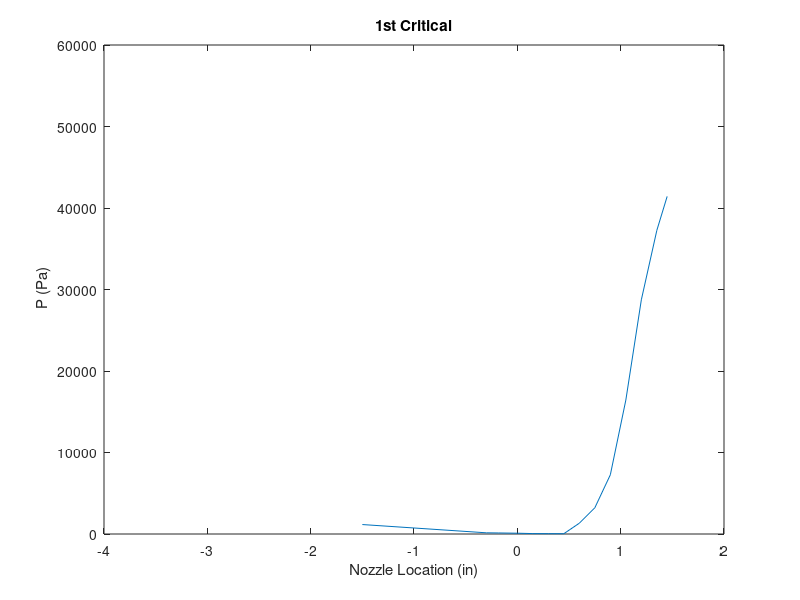
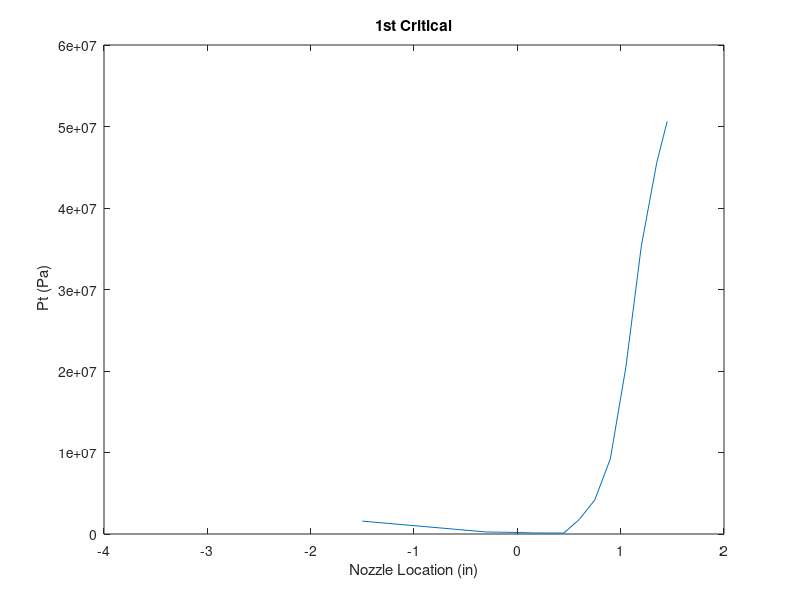

The MATLAB script that drew these images, in order:
clear all
clc
x = [-1.50,-.30,-.18,0.00,.15,.30,.45,.60,.75,.90,1.05,1.20,1.35,1.45];
Me = [0.6779 0.9025 0.9304 1.000 1.243 1.348 1.431 0.6699 0.6254 0.5936 0.5675 0.5521 0.5455 0.5429];

Pe = 97924.4; %atmosphere pressure = exit pressure
y = 1.4; %gamma 

M2 =( 1 + (((y-1)/2).*Me.^2))./((y.*Me.^2)-((y-1)/2));


Pt = ((1 + ((y-1)/2).*(M2.^2)).^(y/(y-1))).*Pe; %total pressure behind shock
P = Pt.*((1 + (((y-1)/2).*(Me.^2))).^(-y/(y-1))); %Pressure behind shock

P = P./1000;

figure(1)
plot(x,P)
axis([-4 2 0 6e4]);
title('1st Critical')
xlabel('Nozzle Location (in)')
ylabel(' P (Pa)') 
figure(2)
plot(x,Pt)
axis([-4 2 0 6e7]);
title('1st Critical')
xlabel('Nozzle Location (in)')
ylabel(' Pt (Pa)') 
